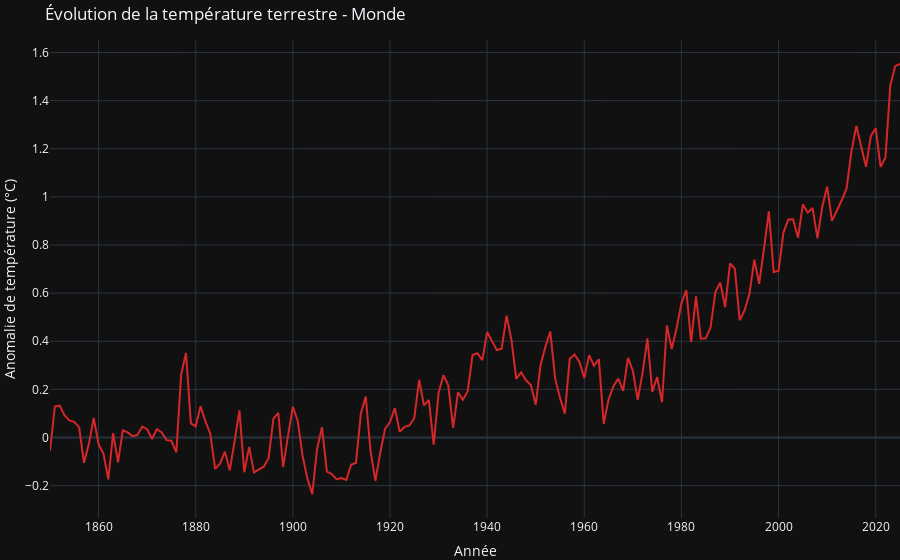

Source (notebook cell):
### Code cell
# Filtrer pour l'entité "World"
df_world = df[df["Entity"] == "World"]

# Créer le graphique
fig = px.line(
    df_world,
    x="Year",
    y="near_surface_temperature_anomaly",
    title="Évolution de la température terrestre - Monde"
)

for trace in fig.data:
    trace.name = "Anomalie de température"
    trace.line.color = "#d62728"  

# Mettre à jour layout
fig.update_layout(
    xaxis_title="Année",
    yaxis_title="Anomalie de température (°C)",
    legend_title_text="Mesure",
    margin={"r":0, "t":40, "l":0, "b":0}
)

fig.show()

### Figure 1 — Plotly figure (JSON) as saved in the notebook; plotly's stock layout.template omitted (floating-point values rounded to 4 significant figures; data arrays with more than 128 entries replaced by an {"elided": "..."} marker saying what was removed)
{"data": [{"hovertemplate": "Year=%{x}<br>near_surface_temperature_anomaly=%{y}<extra></extra>", "legendgroup": "", "line": {"color": "#d62728", "dash": "solid"}, "marker": {"symbol": "circle"}, "mode": "lines", "name": "Anomalie de température", "orientation": "v", "showlegend": false, "x": {"elided": "176 int values"}, "xaxis": "x", "y": {"elided": "176 float values"}, "yaxis": "y", "type": "scatter"}], "layout": {"xaxis": {"anchor": "y", "domain": [0.0, 1.0], "title": {"text": "Année"}}, "yaxis": {"anchor": "x", "domain": [0.0, 1.0], "title": {"text": "Anomalie de température (°C)"}}, "legend": {"tracegroupgap": 0, "title": {"text": "Mesure"}}, "title": {"text": "Évolution de la température terrestre - Monde"}, "margin": {"r": 0, "t": 40, "l": 0, "b": 0}}}
